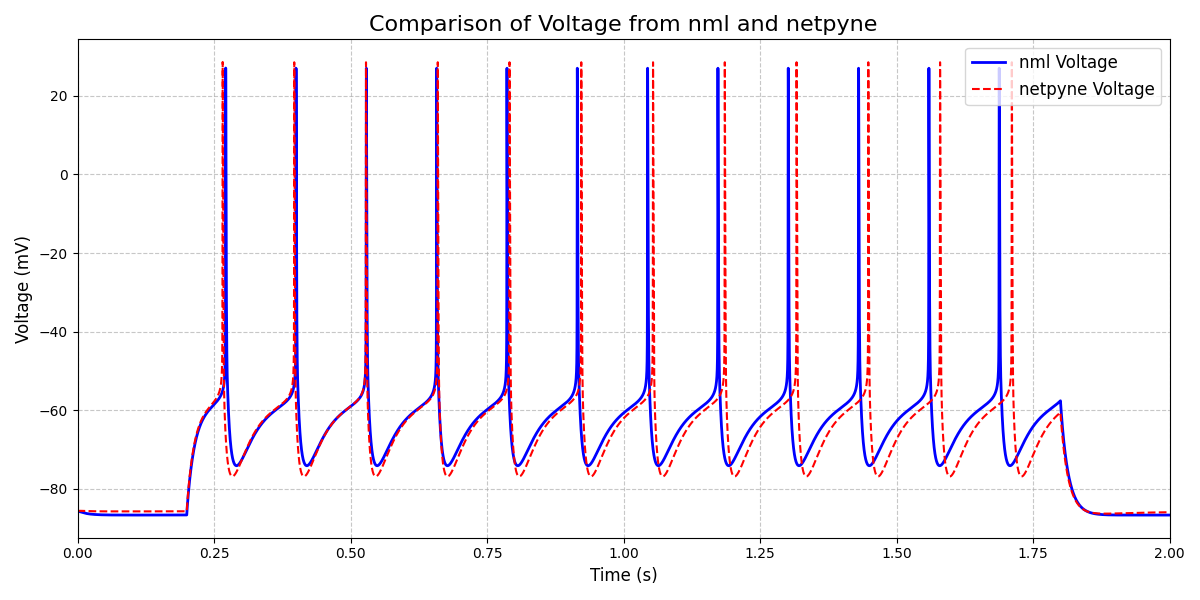

The script that drew this image:
import numpy as np
import matplotlib.pyplot as plt
import json

dat_file = "cells/IT2/IT2_reduced_cell_step_test.IT2_reduced_cell_pop.v.dat"
json_file = "compare_MC/IT2/IT2_reduced_json_data.json"

dat_data = np.loadtxt(dat_file)
time_dat = dat_data[:, 0] 
voltage_dat = dat_data[:, 1] * 1000

with open(json_file, 'r') as f:
    json_data = json.load(f)

voltage_json = json_data['simData']['V_soma']['cell_0']

dt = 1e-5
time_json = np.arange(len(voltage_json)) * dt

plt.figure(figsize=(12, 6))

plt.plot(time_dat, voltage_dat, 'b-', label='nml Voltage', linewidth=2)

plt.plot(time_json, voltage_json, 'r--', label='netpyne Voltage', linewidth=1.5)

plt.xlabel('Time (s)', fontsize=12)
plt.ylabel('Voltage (mV)', fontsize=12)
plt.title('Comparison of Voltage from nml and netpyne', fontsize=16)
plt.legend(fontsize=12)
plt.grid(True, linestyle='--', alpha=0.7)

plt.xlim([min(time_dat[0], time_json[0]), max(time_dat[-1], time_json[-1])])
plt.tight_layout()

plt.show()
